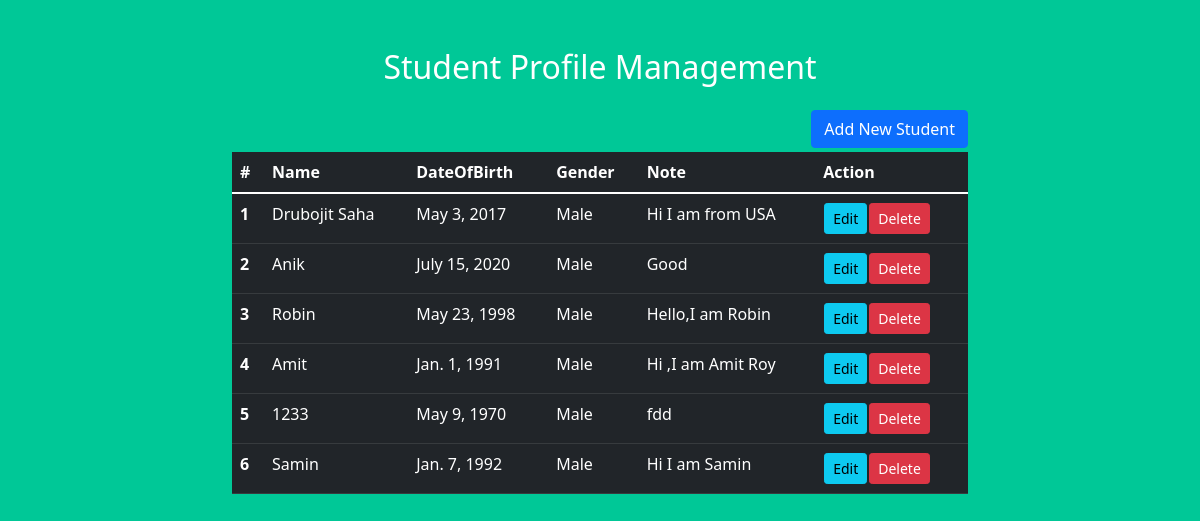
The page / on the database its author committed.
### manageprofile/models.py (models this page shows)
class StudentProfileModel(models.Model):
    name=models.CharField(max_length=100)
    dateofbirth=models.DateField()
    gender=models.CharField(max_length=100)
    note=models.CharField(max_length=500)

### manageprofile/views.py (the view)
# urls.py: path('', Home.as_view(),name='home'),
class Home(View):
    def get(self,request):
        studentData = StudentProfileModel.objects.all()
        return render(request,'manageprofile/home.html',{'stuData':studentData})

### manageprofile/templates/manageprofile/home.html (shortened to what this page needs)
{% extends 'manageprofile/base.html' %}
{% block main_content  %}
<section class="container">
    <div class="row justify-content-around text-center text-white mt-5">
        <div class="col-sm-8">
           <h2>Student Profile Management</h2>
        </div>
    </div>
    <div class="row justify-content-around mt-3">
        <div class="col-sm-8 ">
            <a href="{% url 'add-new-student' %}" class='btn btn-primary float-end'>Add New Student</a>
         </div>
    </div>
    <div class="row justify-content-around  text-white mt-1">
        <div class="col-sm-8">
            <table class="table table-dark table-hover">
                <thead>
                    <tr>
                      <th scope="col">#</th>
                      <th scope="col">Name</th>
                      <th scope="col">DateOfBirth</th>
                      <th scope="col">Gender</th>
                      <th scope="col">Note</th>
                      <th scope="col">Action</th>
                    </tr>
                  </thead>
                  <tbody>
                    {% for stud in stuData %}
                    <tr>
                      <th scope="row">{{forloop.counter}}</th>
                      <td>{{stud.name}}</td>
                      <td>{{stud.dateofbirth}}</td>
                      <td>{{stud.gender}}</td>
                      <td>{{stud.note}}</td>
                      <td class="aline-inline">
                        <table>
                          <tr>
                            <td>
                              <a href="{% url 'update-student' stud.id %}" class="btn btn-sm btn-info">Edit</a>
                            </td>
                            <td>
                              <form action="{% url 'delete-student' %}" method='POST'>
                                <input type="submit" value="Delete" class="btn btn-danger btn-sm">
                              </form>
                            <td>
                          </tr>
                        </table>
                      </td>
                    </tr>
                    {% endfor %}
                  </tbody>
            </table>
        </div>
    </div>
</section>
{% endblock main_content %}

### manageprofile/templates/manageprofile/base.html (shortened to what this page needs)
<!doctype html>
<html lang="en">
  {% load static %}
  <head>
    <link href="https://cdn.jsdelivr.net/npm/bootstrap@5.1.3/dist/css/bootstrap.min.css" rel="stylesheet">
    <link rel="stylesheet" href="{% static 'css/base.css' %}">
  </head>
  <body>
    {% block main_content  %}{% endblock main_content  %}
  </body>
</html>

### manageprofile/static/css/base.css (style rules this page uses)
body { background-color: #00C897; }

### rows shown on the page
StudentProfileModel: name "Drubojit Saha", dateofbirth "May 3, 2017", gender "Male", note "Hi I am from USA"
StudentProfileModel: name "Anik", dateofbirth "July 15, 2020", gender "Male", note "Good"
StudentProfileModel: name "Robin", dateofbirth "May 23, 1998", gender "Male", note "Hello,I am Robin"
StudentProfileModel: name "Amit", dateofbirth "Jan. 1, 1991", gender "Male", note "Hi ,I am Amit Roy"
StudentProfileModel: name "1233", dateofbirth "May 9, 1970", gender "Male", note "fdd"
StudentProfileModel: name "Samin", dateofbirth "Jan. 7, 1992", gender "Male", note "Hi I am Samin"
